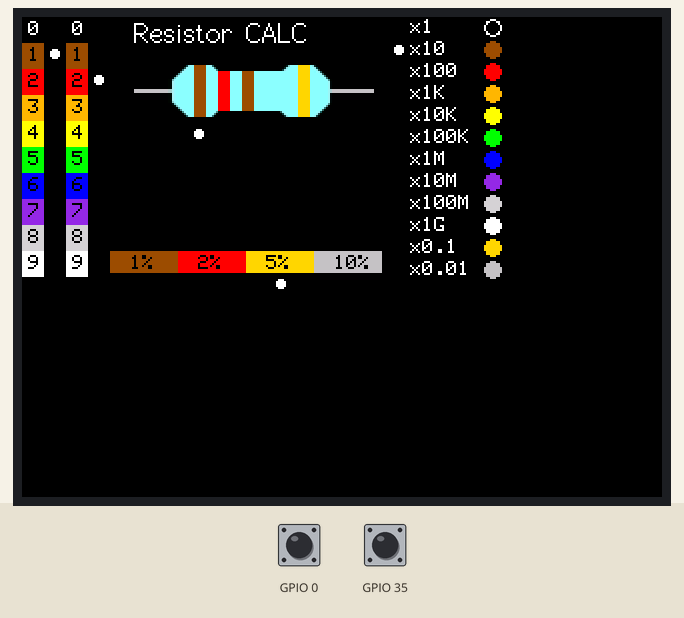
Recording of a sketch running on a simulated ESP32. Parts: 320×240 colour display. The inputs (shaded band) are chosen by the test bench; at power-on: GPIO 0 HIGH, GPIO 35 HIGH.

Above: at 1.4 s.
1.5 s: GPIO 0 pulled LOW for 0.15 s
3.1 s: GPIO 35 pulled LOW for 0.15 s
At 4.3 s:
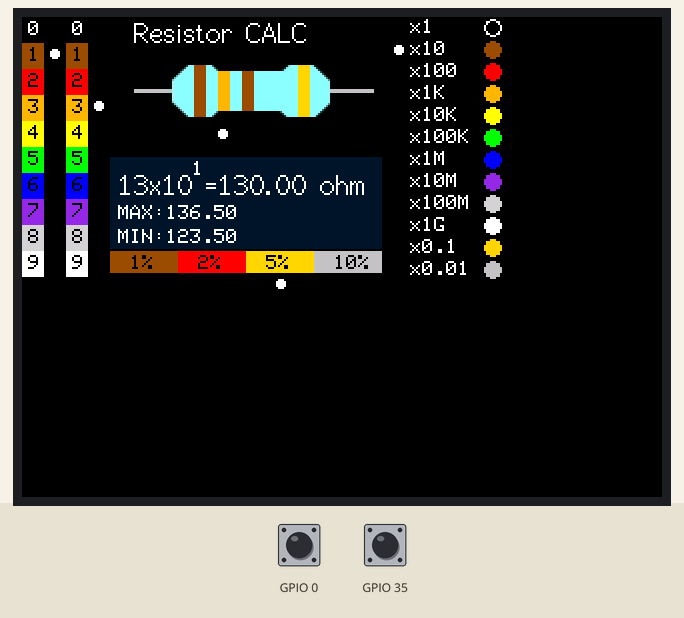
4.7 s: GPIO 0 pulled LOW for 1 s
7.2 s: GPIO 35 pulled LOW for 1 s
At 7.6 s:
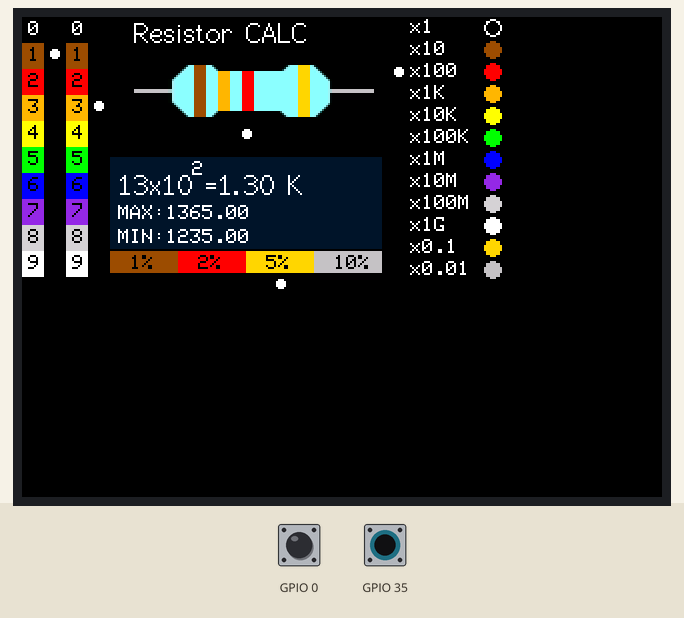
9.7 s: GPIO 35 pulsed LOW 5 times (0.12 s each, 0.3 s apart)
At 11.7 s:
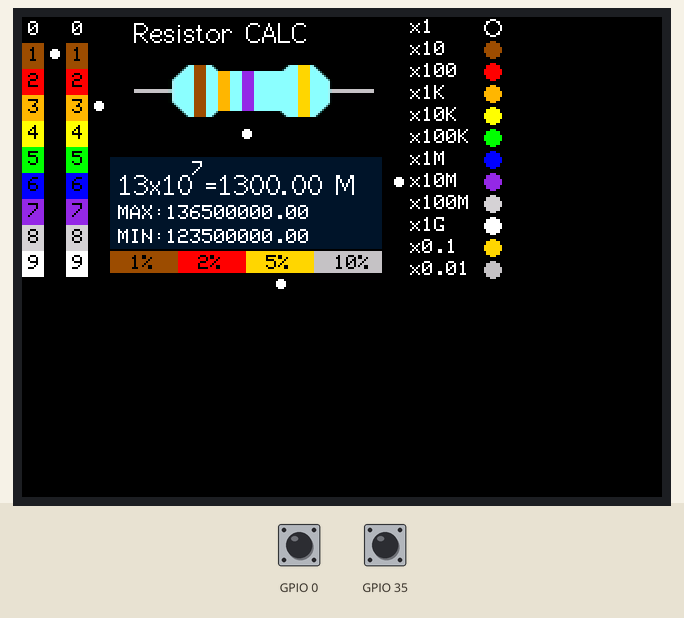
Timing chart, 0 to 13.2 s (numbered marks = the images above; inputs shaded):
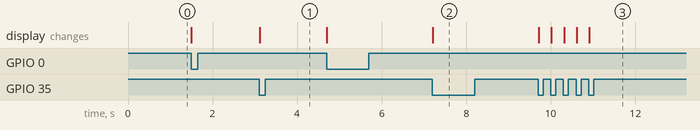

Measured:
- after the input at 3.1 s, the display: changes at once (image 1)
- after the input at 7.2 s, the display: changes at once (image 2)
- after the input at 9.7 s, the display: first changes at once (image 3 shows a later state)

The sketch:

Resistor.ino
```cpp
#include <TFT_eSPI.h>
#include "res.h"

const int pwmFreq = 5000;
const int pwmResolution = 8;
const int pwmLedChannelTFT = 0;

TFT_eSPI tft = TFT_eSPI();
int tt[4]={1,2,5,10};
int cT[4]={TFT_BROWN,TFT_RED,TFT_GOLD,TFT_SILVER};
int colors[12]={TFT_BLACK,TFT_BROWN,TFT_RED,TFT_ORANGE,TFT_YELLOW,TFT_GREEN,TFT_BLUE,TFT_VIOLET,TFT_LIGHTGREY, TFT_WHITE, TFT_GOLD,TFT_SILVER };
double multis[12]={1,10,100,1000,10000,100000,1000000,10000000,100000000,100000000,0.1,0.01};
String mm[12]={"x1","x10","x100","x1K","x10K","x100K","x1M","x10M","x100M","x1G","x0.1","x0.01"};
int band=0;
int color=0;

int first=1;
int secon=2;
int multiplier=1;
int tolerance=2;
int deb1=0;
int deb2=0;

int x=56;
int y=24;
int w=126;
int h=20;

int bPos[4]={86,98,110,138};

void setup() {

  pinMode(0,INPUT_PULLUP);
  pinMode(35,INPUT_PULLUP);

    ledcSetup(pwmLedChannelTFT, pwmFreq, pwmResolution);
  ledcAttachPin(TFT_BL, pwmLedChannelTFT);
  ledcWrite(pwmLedChannelTFT, 100);

  tft.init();
  tft.setSwapBytes(true);
  tft.setRotation(1);

  tft.fillScreen(TFT_BLACK);
  tft.drawString("Resistor CALC",x,0,2);
  tft.pushImage(x,y,120,26,resistor);


   tft.fillRect(x+30,y,6,26,colors[first]);
  tft.fillRect(x+42,y+3,6,20,colors[secon]);
  tft.fillRect(x+54,y+3,6,20,colors[multiplier]);
  tft.fillRect(x+82,y,6,26,cT[tolerance]);

  tft.fillCircle(bPos[band]+2,58,2,TFT_WHITE);
   for(int i=0;i<12;i++)
   {


    if(i<10  ){
    tft.fillRect(0,i*13,11,13,colors[i]);
    tft.fillRect(22,i*13,11,13,colors[i]);
    if(i==0)
    tft.setTextColor(TFT_WHITE,colors[i]);
    else
    tft.setTextColor(TFT_BLACK,colors[i]);

    tft.drawString(String(i),3,(i*13)+2);
    tft.drawString(String(i),25,(i*13)+2);

    tft.setTextColor(TFT_WHITE,TFT_BLACK);
    }
    if(i==0)
    tft.drawCircle(235,(i*11)+5,4,TFT_WHITE);
    else
    tft.fillCircle(235,(i*11)+5,4,colors[i]);

    tft.drawString(mm[i],194,(i*11)+1);

   }

    /*
    tft.drawString("<",14,(first*13)+2);
    tft.drawString("<",36,(secon*13)+2);
     */

     tft.fillCircle(16,(first*13)+5,2,TFT_WHITE);
     tft.fillCircle(38,(secon*13)+5,2,TFT_WHITE);
     tft.fillCircle(188,(multiplier*11)+5,2,TFT_WHITE);


    for(int i=0;i<4;i++){
    tft.fillRect(44+(i*34),117,34,11,cT[i]);
    tft.setTextColor(TFT_BLACK,cT[i]);
    tft.drawString(String(tt[i])+"%",54+(i*34),119);
    }
    tft.fillCircle(61+(tolerance*34),133,2,TFT_WHITE);
   tft.setTextColor(TFT_WHITE,TFT_BLACK);
}

void loop() {

  if(digitalRead(0)==0)
  {
    if(deb1==0)
    {
      tft.fillCircle(bPos[band]+2,58,2,TFT_BLACK);
     deb1=1;
     band++;
     if(band>3)
     band=0;
     tft.fillCircle(bPos[band]+2,58,2,TFT_WHITE);
    }
    }else deb1=0;

     if(digitalRead(35)==0)
  {
    if(deb2==0)
    {

     deb2=1;
     if(band==0)
      {
         tft.fillCircle(16,(first*13)+5,2,TFT_BLACK);
      first++;
      if(first>9)
      first=0;
      tft.fillRect(x+30,y,6,26,colors[first]);
       tft.fillCircle(16,(first*13)+5,2,TFT_WHITE);
      }
          if(band==1)
            {
              tft.fillCircle(38,(secon*13)+5,2,TFT_BLACK);
         secon++;
         if(secon>9)
         secon=0;
         tft.fillCircle(38,(secon*13)+5,2,TFT_WHITE);
         tft.fillRect(x+42,y+3,6,20,colors[secon]);
            }

             if(band==2)
            {
              tft.fillCircle(188,(multiplier*11)+5,2,TFT_BLACK);
          multiplier++;
          if(multiplier>11)
          multiplier=0;
          tft.fillCircle(188,(multiplier*11)+5,2,TFT_WHITE);
          tft.fillRect(x+54,y+3,6,20,colors[multiplier]);
            }

                if(band==3)
            {
              tft.fillCircle(61+(tolerance*34),133,2,TFT_BLACK);
          tolerance++;
          if(tolerance>3)
          tolerance=0;
          tft.fillCircle(61+(tolerance*34),133,2,TFT_WHITE);
          tft.fillRect(x+82,y,6,26,cT[tolerance]);
            }

     double res=((first*10)+secon)*multis[multiplier];
     tft.fillRect(44,70,136,46,0x00A5);
     double maxx=res+(res*(tt[tolerance]/100.00));
     double minn=res-(res*(tt[tolerance]/100.00));
     tft.setTextColor(TFT_WHITE,0x00A5);

     if(res>=1000 && res<1000000){
     tft.drawString(String(first)+String(secon)+"x10 ="+String(res/1000)+" K",48,76,2);
     tft.drawString(String(multiplier),85,72);
     tft.drawString("MAX:"+String(maxx),48,94);
     tft.drawString("MIN:"+String(minn),48,106);
     }

      else if(res>=1000000)
     {
     tft.drawString(String(first)+String(secon)+"x10 ="+String(res/100000)+" M",48,76,2);
     tft.drawString(String(multiplier),85,72);
     tft.drawString("MAX:"+String(maxx),48,94);
     tft.drawString("MIN:"+String(minn),48,106);
     }

     else
     {
     tft.drawString(String(first)+String(secon)+"x10 ="+String(res)+" ohm",48,76,2);
     tft.drawString(String(multiplier),85,72);
     tft.drawString("MAX:"+String(maxx),48,94);
     tft.drawString("MIN:"+String(minn),48,106);
     }

     tft.setTextColor(TFT_WHITE,TFT_BLACK);

    }
    }else deb2=0;

}
```

Source omitted: res.h (data table, 30380 bytes)
